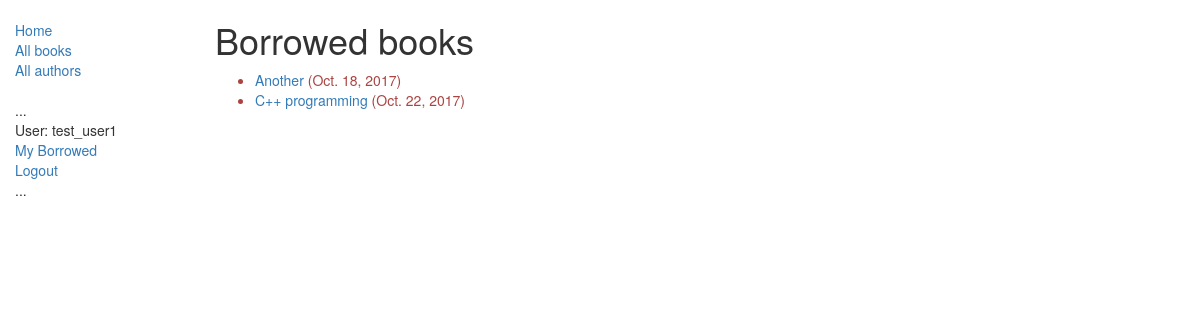
Page /catalog/mybooks/ (signed in) on the earlier database version.
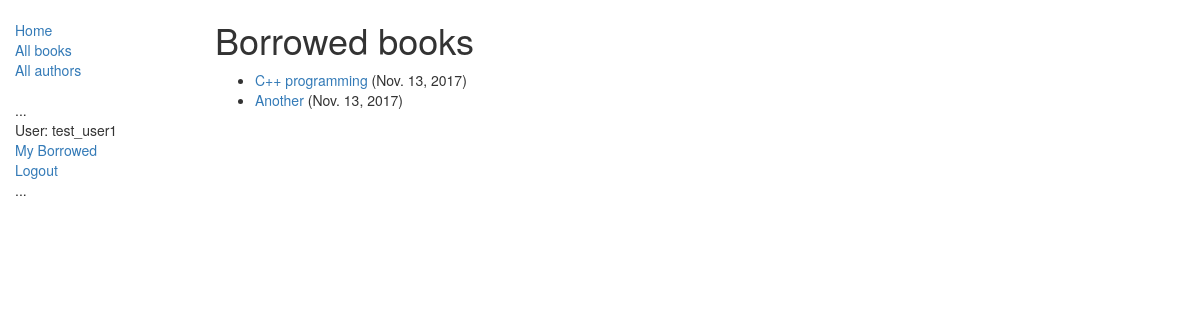
Same page on the later database version.
### catalog/models.py (models this page shows, shortened)
class BookInstance(models.Model):
    id = models.UUIDField(primary_key=True, default=uuid.uuid4, help_text="Unique ID for this particular book across whole library");
    book = models.ForeignKey('Book', on_delete=models.SET_NULL, null=True);
    imprint = models.CharField(max_length=200);
    due_back = models.DateField(null=True, blank=True);
    LOAN_STATUS = (
        ('m', 'Maintenance'),
        ('o', 'On loan'),
        ('a', 'Available'),
        ('r', 'Reserved'),
    )
    status = models.CharField(max_length=1, choices=LOAN_STATUS, blank=True, help_text='Book availability');
    borrower = models.ForeignKey(User, on_delete=models.SET_NULL, null=True, blank=True);
    @property
    def is_overdue(self):
        if self.due_back and date.today() > self.due_back:
            return True
        return False
    class Meta:
        ordering = ["due_back"];
        permissions = (("can_mark_returned", "Set book as returned"),);

class Book(models.Model):
    title = models.CharField(max_length=200);
    author = models.ForeignKey('Author', on_delete=models.SET_NULL, null=True);
    summary = models.TextField(max_length=1000, help_text="Enter a brief description");
    isbn = models.CharField('ISBN', max_length=13, help_text='13 Character <a href="https://www.isbn-international.org/content/what-isbn">ISBN number</a>');
    genre = models.ManyToManyField(Genre, help_text="Select a genre for this book");
    language = models.ForeignKey('Language', on_delete=models.SET_NULL, null=True);
    def display_genre(self):
        """
        Creates a string for the Genre. This is required to display genre in Admin.
        """
        return ', '.join([genre.name for genre in self.genre.all()[:3]]);
    display_genre.short_description = 'Genre';
    class Meta:
        ordering = ["title"];

### catalog/views.py (the view)
class LoanedBooksByUserListView(LoginRequiredMixin, generic.ListView):
    model = BookInstance;
    template_name = 'catalog/bookinstance_list_borrowed_user.html';
    paginate_by = 10;
    def get_queryset(self):
        return BookInstance.objects.filter(borrower=self.request.user).filter(status__exact='o').order_by('due_back');

### catalog/templates/catalog/bookinstance_list_borrowed_user.html
{% extends "base_generic.html" %}
{% block content %}
    <h1>Borrowed books</h1>
    {% if bookinstance_list %}
    <ul>
      {% for bookinst in bookinstance_list %}
      <li class="{% if bookinst.is_overdue %}text-danger{% endif %}">
        <a href="{% url 'book-detail' bookinst.book.pk %}">{{bookinst.book.title}}</a> ({{ bookinst.due_back }})
      </li>
      {% endfor %}
    </ul>
    {% else %}
      <p>There are no books borrowed.</p>
    {% endif %}
{% endblock %}

Differences in the rows shown:
changed BookInstance "C++ programming": due_back "Oct. 22, 2017" → "Nov. 13, 2017"; moves up the list
changed BookInstance "Another": due_back "Oct. 18, 2017" → "Nov. 13, 2017"
